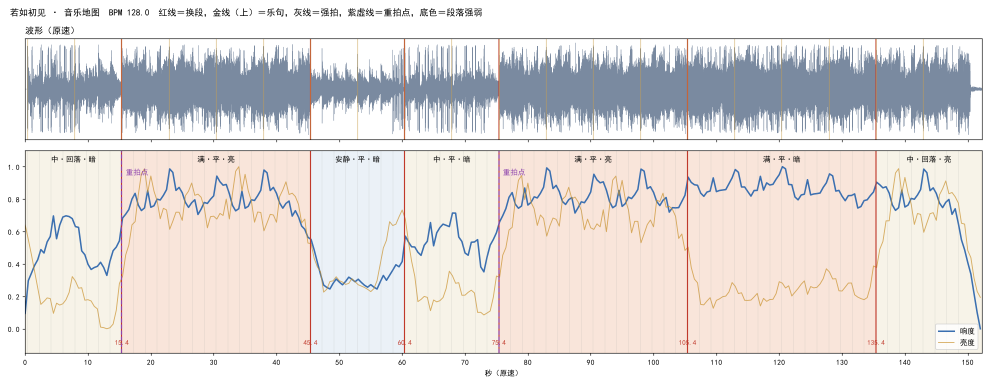
#> input picture skills/concept-short/音乐/波形图.png, 1980 x 770 px (shown at 1/2 size)
$ python -i '自查.py'   (imports and definitions only)
#> lines starting #> are read from the running program, lines starting #| are printed output that depends on the picture
#> further down, picture is the input picture: PIL image 1980x770 RGBA; mean R, G, B, A 227.6, 223.1, 221.4, 255
"""自查（运行：uv run --no-project --python 3.12 --with-requirements ../requirements.lock python 自查.py ...）：
交东西之前自己看的测试，一般不给用户看。

  剪影：python 自查.py 剪影 <png...> [--out 图.png]
        主体的关键姿势或状态单独画在透明底上（镜头里只画主体，不铺背景），这里把它涂成纯黑放在白底上，排成一排。
        只看黑影还认得出在做什么、什么情绪，才算过；认不出就改姿势。
  灰度：python 自查.py 灰度 <png...> [--out 图.png]
        每张样张转黑白，缩到邮票大小（108×192）排成一排。主体还能一眼找到才算过；找不到就改构图或明暗。
  格调：python 自查.py 格调 <png...> [--规格 格调.json] [--out 结果.txt]
        量出格调里能量化的三项，每张一行：有彩色几种（色相相近的算一种，占画面 1% 以上才算）、
        饱和度（最艳的 5% 像素有多艳，0–1）、留白（几乎没有细节的地方占画面多少，0–1）。
        给了 --规格（画风文件夹里的 格调.json）就逐项对门槛，超了列出来；只是提醒，不算硬伤，可能出于创作意图。
        不给规格只量数：从用户拍板过的画面量出来，用来定门槛。
"""
import argparse, json, sys
from pathlib import Path
from PIL import Image, ImageDraw, ImageFont

# [3 lines not run here, left out]

SKILL = Path(__file__).resolve().parent.parent
FONT = ImageFont.truetype(str(SKILL / '字体' / 'NotoSerifSC-600.ttf'), 18)
ap = argparse.ArgumentParser()
# [3 lines not run here, left out]
# [1 line that did not run here, left out]

def tone(im):
    """一张图的三项格调数。颜色按 270×480 算，留白按邮票大小算：只看大块的取舍，纸纹、颗粒这类细纹不算进细节。"""
    import numpy as np
    rgb = np.asarray(im.convert('RGB').resize((270, 480), Image.LANCZOS), dtype=np.float32) / 255
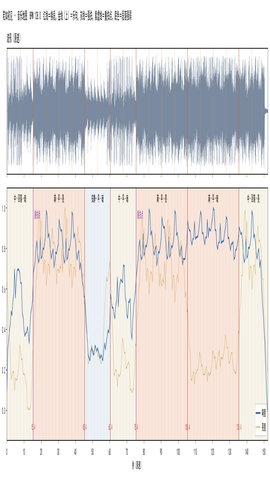
#> rgb: shape (480, 270, 3) float32; mean R, G, B 0.891, 0.874, 0.867
    c = rgb.max(2) - rgb.min(2)   # 色度：最亮和最暗通道之差
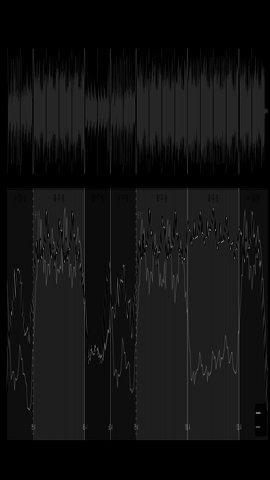
#> c: shape (480, 270) float32; min 0, max 0.529, mean 0.0712
    # 有彩色：色度够的像素按色相分 18 格（每格 20°），占画面 1% 以上的格子，相邻的连成一种
    r, g, b = rgb[..., 0], rgb[..., 1], rgb[..., 2]
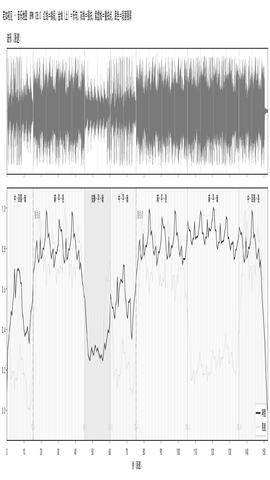
#> r: shape (480, 270) float32; min 0.137, max 1, mean 0.891
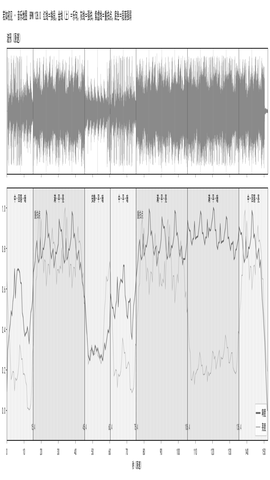
#> g: shape (480, 270) float32; min 0.196, max 1, mean 0.874
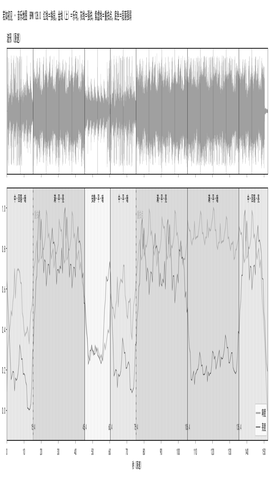
#> b: shape (480, 270) float32; min 0.196, max 1, mean 0.867
    h = np.degrees(np.arctan2(np.sqrt(3) * (g - b), 2 * r - g - b)) % 360
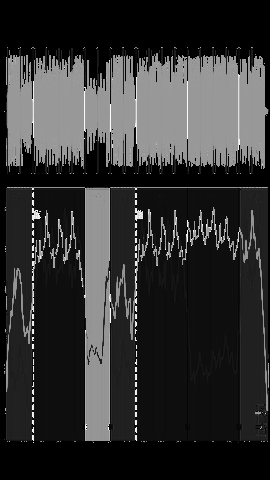
#> h: shape (480, 270) float32; min 0, max 358.8, mean 71.8; drawn with min black and max white
    hist = np.bincount((h[c > .12] // 20).astype(int), minlength=18) / c.size
#> hist = 18 values, max 0.138 at index 1, min 0 at index 3, mean 0.0163
    on = hist > .01
    kinds = 1 if on.all() else sum(1 for i in range(18) if on[i] and not on[i - 1])
#> kinds = 2
    sat = float(np.percentile(c, 95))
#> sat = 0.153
    # 留白：缩到邮票大小（108×192）再看，耙纹、纸纹这类均匀的细纹被抹平；4×4 的小块（原图约 40 像素见方）里明暗起伏很小，就算没有细节
    y = np.asarray(im.convert('L').resize((108, 192), Image.LANCZOS), dtype=np.float32) / 255
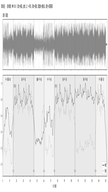
#> y: shape (192, 108) float32; min 0.482, max 1, mean 0.879
    empty = float((y.reshape(48, 4, 27, 4).std(axis=(1, 3)) < .02).mean())
#> empty = 0.427
    return {'有彩色': kinds, '饱和度': round(sat, 2), '留白': round(empty, 2)}

# [15 lines not run here, left out]

cells = []
# [12 lines not run here, left out]

pad, lab = 20, 30
# [1 line that did not run here, left out]
# [1 line that did not run here, left out]
# [4 lines not run here, left out]
# [1 line that did not run here, left out]
# [1 line not run here, left out]

>>> from PIL import Image
>>> picture = Image.open('../音乐/波形图.png')
>>> result = tone(picture)
#> result = {'有彩色': 2, '饱和度': 0.15, '留白': 0.43}
